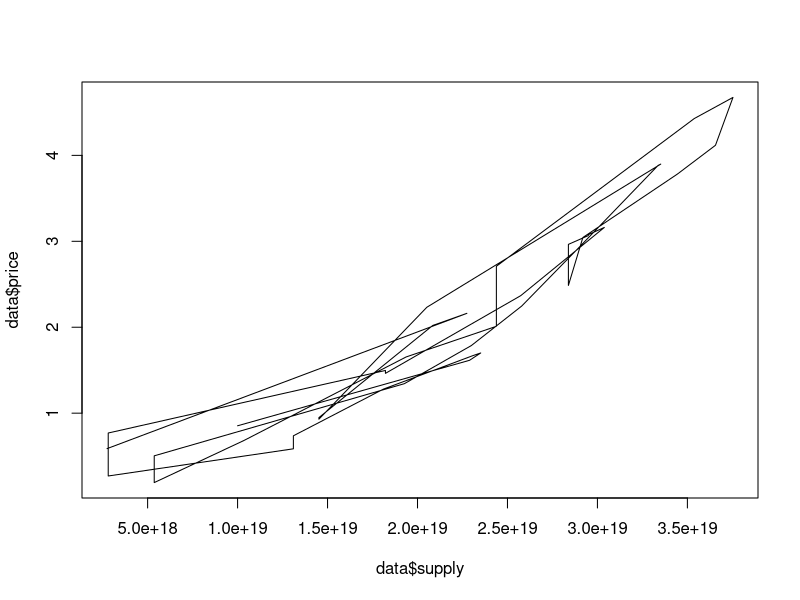
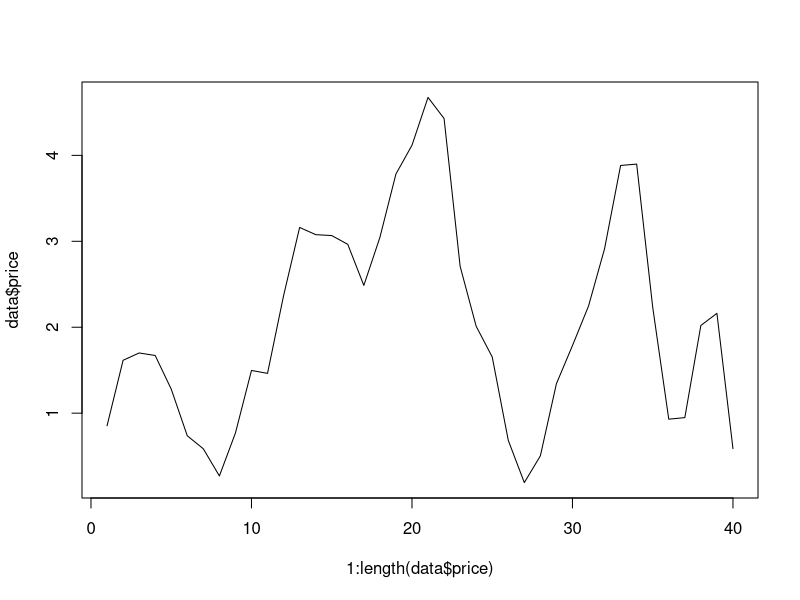
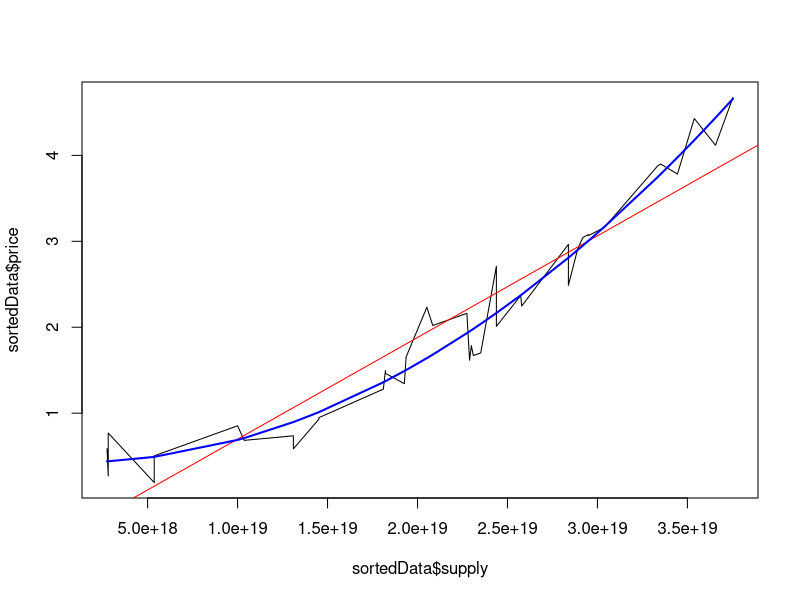

Source code (R) for these figures, in order:
data = read.csv (text =
"supply, price
10000000000000000000, 0.8530923819791565
22894265887687601542, 1.6153499964097655
23513326773701514153, 1.7004643409539613
23101401440082932974, 1.671334427891629
18101401440082932974, 1.2795073058857578
13101401440082932974, 0.7364629279293717
13101401440082932974, 0.5850445051644338
2810673112874625709, 0.26888420815454017
2810673112874625709, 0.7689847209101061
18218160297661214468, 1.4969450950460992
18218160297661214468, 1.4631305701350708
25736286310833449615, 2.3674131729740937
30382708036273586635, 3.1610997810128847
29495200807961584314, 3.0773424665238918
29495200807961584314, 3.0666516182934873
28386529157918438645, 2.964355814403204
28386529157918438645, 2.4865389206989836
29190860022539606839, 3.0442251711336072
34446713023072391296, 3.7827681293254867
36561566412573295418, 4.117756358204201
37532969198954868491, 4.674595783695262
35383569514554996300, 4.4289175666816485
24383569514554996300, 2.7093449240473317
24383569514554996300, 2.0108538512839633
19367376615289294076, 1.654108807478581
10367376615289294076, 0.6833682495127027
5367376615289294076, 0.19193692627204556
5367376615289294076, 0.503533699539132
19269127394645020716, 1.3429833446483643
22992181757101882581, 1.7867778728603485
25790515045165155872, 2.246282009176294
28906775590993452309, 2.91365021491924
33368532851159403023, 3.8825940619932062
33519728078026000656, 3.898531346757583
20519728078026000656, 2.232456195498206
14519728078026000656, 0.9298251502454411
14519728078026000656, 0.9481591325844831
20847779766612553863, 2.020832410282867
22744691503692469028, 2.161844184812663
2744691503692469028, 0.587282938924575
")

plot(x = data$supply, y = data$price, type = "l")

plot(x = 1:length(data$price), y = data$price, type = "l")

sortedData = data[order(data$supply),]

# plot data with fitted linear reg line
plot(x = sortedData$supply, y = sortedData$price, type = "l")

linearModel <- lm(price ~ supply, data = sortedData)
abline(b = linearModel$coefficients[2], a = linearModel$coefficients[1], col = "red")

expModel <- lm(price ~ supply + I(supply^2), data = sortedData)
lines(sortedData$supply, predict(expModel), lwd = 2, col = "blue")
